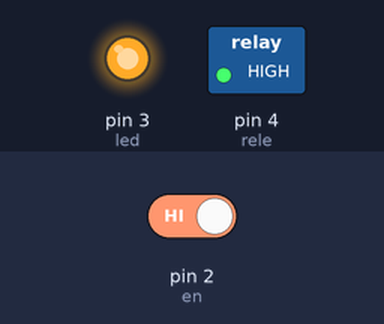
A sketch run on a simulated Arduino Uno, built with avr-gcc and run on an emulated ATmega328P. On the bench: switched loads named in the sketch (green lamp = pin HIGH), output pins drawn as LEDs (lit = HIGH). Dashed ring = blinking. Inputs (shaded band) come from the test bench; at power-on: pin 2 (en) HIGH.

Above: at 1.2 s.
1.3 s: pin 2 (en) driven LOW
At 1.46 s:
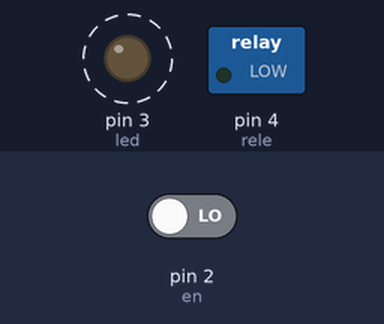
4.3 s: pin 2 (en) driven HIGH
At 4.6 s:
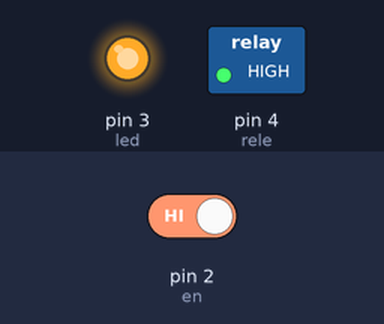
Timing chart, 0 to 7.3 s (numbered marks = the images above; inputs shaded):
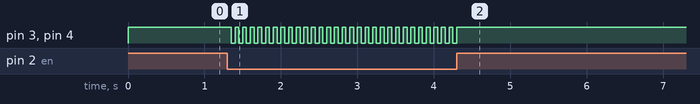

The sketch:

Sistema_de_Energicacao.ino
```cpp
#define en 2
#define rele 4
#define led 3

void setup() {
  pinMode(rele, OUTPUT);
  pinMode(led, OUTPUT);
  pinMode(en, INPUT);

  digitalWrite(rele, 0);
  digitalWrite(led, 0);
}
boolean est = 0;

void loop() {
  if(digitalRead(en) == 0){
    if(est == 1){
      est = 0;
    }else{
      est = 1;
    }

    delay(50);
  }

  if(est == 0){
    digitalWrite(rele, 1);
    digitalWrite(led, 1);
  }else{
    digitalWrite(rele, 0);
    digitalWrite(led, 0);
  }
}
```

Measured:
- after the input at 1.3 s, pin 3 (led), pin 4 (rele): alternates HIGH for 0.05 s and LOW for 0.05 s, starting after 0.05 s
- after the input at 4.3 s, pin 3 (led), pin 4 (rele): goes on until 4.3 s, then stays HIGH
